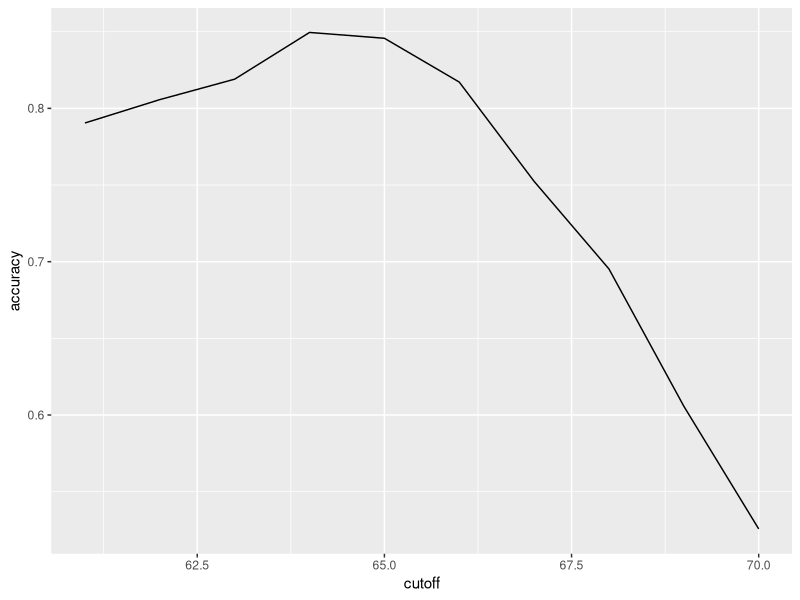
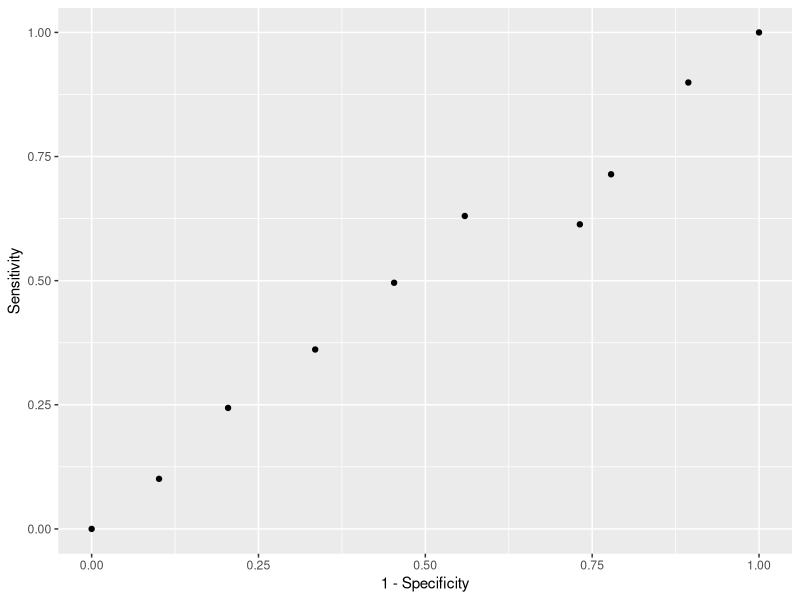
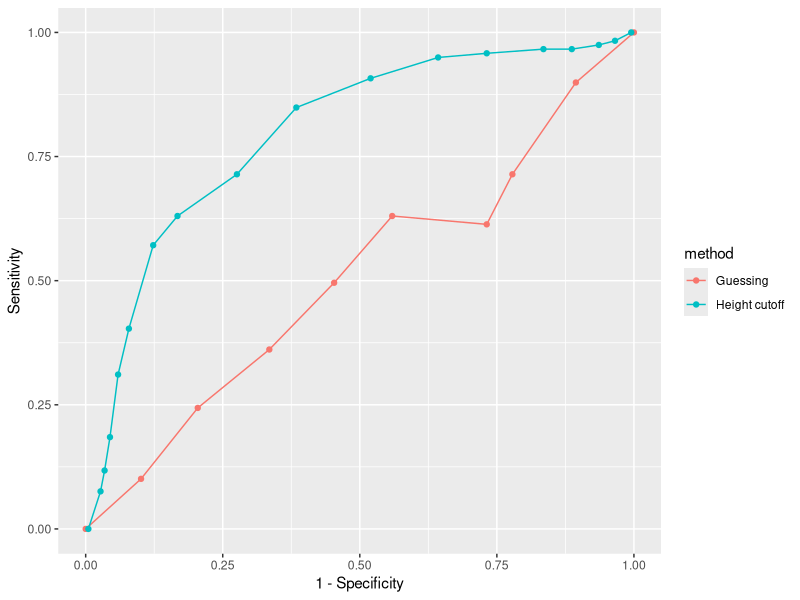
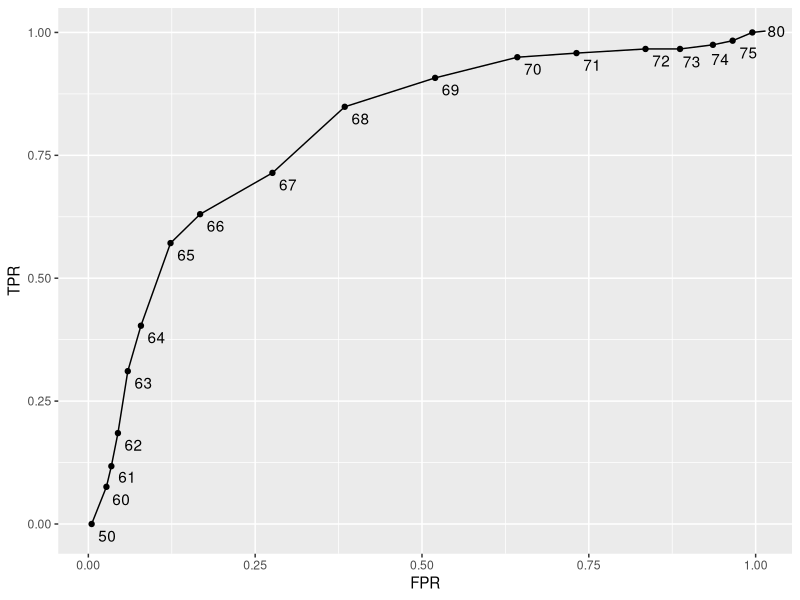
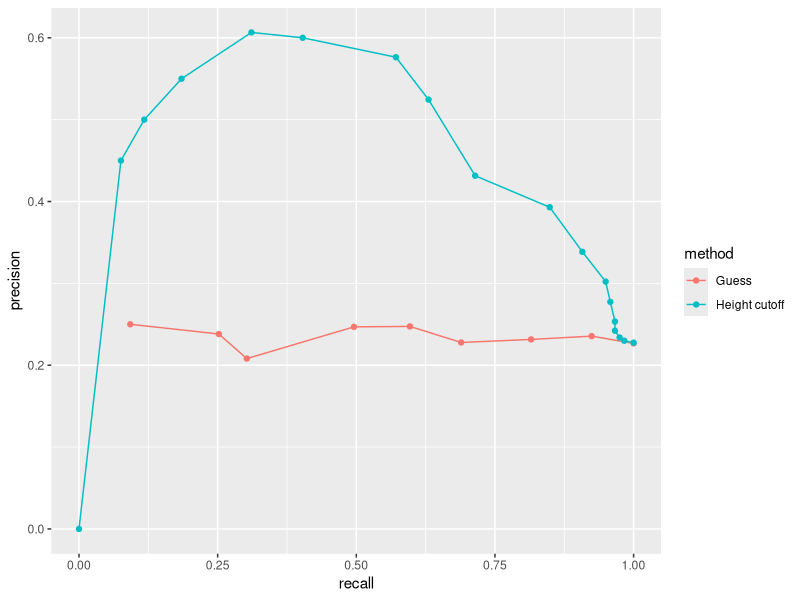
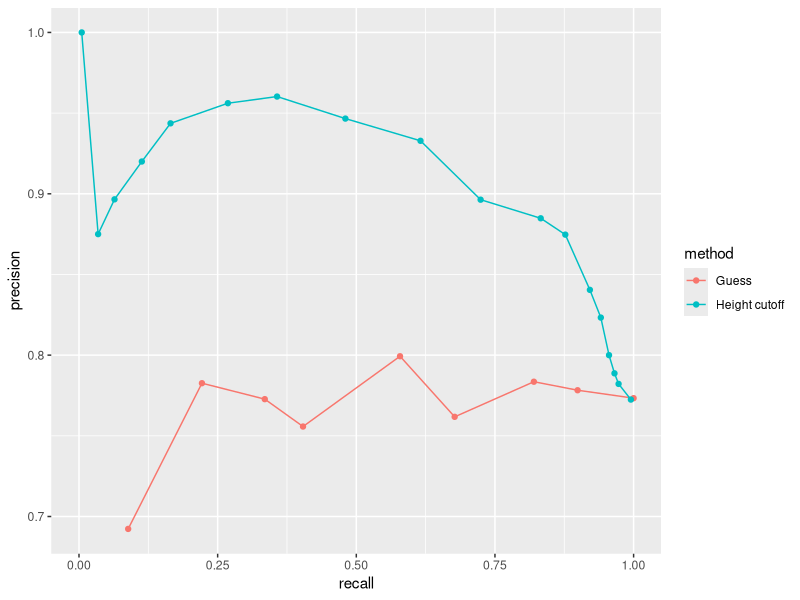

Write R code to recreate these figures, in order.
install.packages("caret")
install.packages("e1071")

library(tidyverse)
library(caret)
library(dslabs)
library(e1071)
data(heights)

# define the outcome and predictors
y <- heights$sex
x <- heights$height

# generate training and test sets
set.seed(2007)
test_index <- createDataPartition(y, times = 1, p = 0.5, list = FALSE)
test_set <- heights[test_index, ]
train_set <- heights[-test_index, ]

# guess the outcome
y_hat <- sample(c("Male", "Female"), length(test_index), replace = TRUE)
y_hat <- sample(c("Male", "Female"), length(test_index), replace = TRUE) %>% 
  factor(levels = levels(test_set$sex))

# compute accuracy
mean(y_hat == test_set$sex)

heights %>% group_by(sex) %>% summarize(mean(height), sd(height))

y_hat <- ifelse(x > 62, "Male", "Female") %>% 
  factor(levels = levels(test_set$sex))

mean(y == y_hat)

# examine the accuracy of 10 cutoffs
cutoff <- seq(61, 70)
accuracy <- map_dbl(cutoff, function(x){
  y_hat <- ifelse(train_set$height > x, "Male", "Female") %>% 
    factor(levels = levels(test_set$sex))
  mean(y_hat == train_set$sex)
})

df_acc <- data.frame(accuracy)
df_cut <- data.frame(cutoff)
both <- bind_cols(df_cut, df_acc)
p <- both %>%
  ggplot(aes(cutoff, accuracy)) +
           geom_line()
p

max(both$accuracy)
best_cutoff <- cutoff[which.max(accuracy)]
best_cutoff

y_hat <- ifelse(test_set$height > best_cutoff, "Male", "Female") %>% 
  factor(levels = levels(test_set$sex))
y_hat <- factor(y_hat)
mean(y_hat == test_set$sex)


# Confusion matrix

# tabulate each combination of prediction and actual value
table(predicted = y_hat, actual = test_set$sex)

test_set %>% 
  mutate(y_hat = y_hat) %>%
  group_by(sex) %>% 
  summarize(accuracy = mean(y_hat == sex))

# Prevalence
prev <- mean(y == "Male")
prev

cm <- confusionMatrix(data = y_hat, reference = test_set$sex)
cm 

# maximize F-score
cutoff <- seq(61, 70)
F_1 <- map_dbl(cutoff, function(x){
  y_hat <- ifelse(train_set$height > x, "Male", "Female") %>% 
    factor(levels = levels(test_set$sex))
  F_meas(data = y_hat, reference = factor(train_set$sex))
})
max(F_1)

best_cutoff <- cutoff[which.max(F_1)]
best_cutoff

y_hat <- ifelse(test_set$height > best_cutoff, "Male", "Female") %>% 
  factor(levels = levels(test_set$sex))
sensitivity(data = y_hat, reference = test_set$sex)
specificity(data = y_hat, reference = test_set$sex)

# ROC
p <- 0.9
n <- length(test_index)
y_hat <- sample(c("Male", "Female"), n, replace = TRUE, prob=c(p, 1-p)) %>% 
  factor(levels = levels(test_set$sex))
mean(y_hat == test_set$sex)

# ROC curve
probs <- seq(0, 1, length.out = 10)
guessing <- map_df(probs, function(p){
  y_hat <- 
    sample(c("Male", "Female"), n, replace = TRUE, prob=c(p, 1-p)) %>% 
    factor(levels = c("Female", "Male"))
  list(method = "Guessing",
       FPR = 1 - specificity(y_hat, test_set$sex),
       TPR = sensitivity(y_hat, test_set$sex))
})
guessing %>% qplot(FPR, TPR, data =., xlab = "1 - Specificity", ylab = "Sensitivity")

cutoffs <- c(50, seq(60, 75), 80)
height_cutoff <- map_df(cutoffs, function(x){
  y_hat <- ifelse(test_set$height > x, "Male", "Female") %>% 
    factor(levels = c("Female", "Male"))
  list(method = "Height cutoff",
       FPR = 1-specificity(y_hat, test_set$sex),
       TPR = sensitivity(y_hat, test_set$sex))
})

# plot both curves together
bind_rows(guessing, height_cutoff) %>%
  ggplot(aes(FPR, TPR, color = method)) +
  geom_line() +
  geom_point() +
  xlab("1 - Specificity") +
  ylab("Sensitivity")

library(ggrepel)
map_df(cutoffs, function(x){
  y_hat <- ifelse(test_set$height > x, "Male", "Female") %>% 
    factor(levels = c("Female", "Male"))
  list(method = "Height cutoff",
       cutoff = x, 
       FPR = 1-specificity(y_hat, test_set$sex),
       TPR = sensitivity(y_hat, test_set$sex))
}) %>%
  ggplot(aes(FPR, TPR, label = cutoff)) +
  geom_line() +
  geom_point() +
  geom_text_repel(nudge_x = 0.01, nudge_y = -0.01)

# plot precision against recall
guessing <- map_df(probs, function(p){
  y_hat <- sample(c("Male", "Female"), length(test_index), 
                  replace = TRUE, prob=c(p, 1-p)) %>% 
    factor(levels = c("Female", "Male"))
  list(method = "Guess",
       recall = sensitivity(y_hat, test_set$sex),
       precision = precision(y_hat, test_set$sex))
})

height_cutoff <- map_df(cutoffs, function(x){
  y_hat <- ifelse(test_set$height > x, "Male", "Female") %>% 
    factor(levels = c("Female", "Male"))
  list(method = "Height cutoff",
       recall = sensitivity(y_hat, test_set$sex),
       precision = precision(y_hat, test_set$sex))
})

bind_rows(guessing, height_cutoff) %>%
  ggplot(aes(recall, precision, color = method)) +
  geom_line() +
  geom_point()
guessing <- map_df(probs, function(p){
  y_hat <- sample(c("Male", "Female"), length(test_index), replace = TRUE, 
                  prob=c(p, 1-p)) %>% 
    factor(levels = c("Male", "Female"))
  list(method = "Guess",
       recall = sensitivity(y_hat, relevel(test_set$sex, "Male", "Female")),
       precision = precision(y_hat, relevel(test_set$sex, "Male", "Female")))
})

height_cutoff <- map_df(cutoffs, function(x){
  y_hat <- ifelse(test_set$height > x, "Male", "Female") %>% 
    factor(levels = c("Male", "Female"))
  list(method = "Height cutoff",
       recall = sensitivity(y_hat, relevel(test_set$sex, "Male", "Female")),
       precision = precision(y_hat, relevel(test_set$sex, "Male", "Female")))
})
bind_rows(guessing, height_cutoff) %>%
  ggplot(aes(recall, precision, color = method)) +
  geom_line() +
  geom_point()
